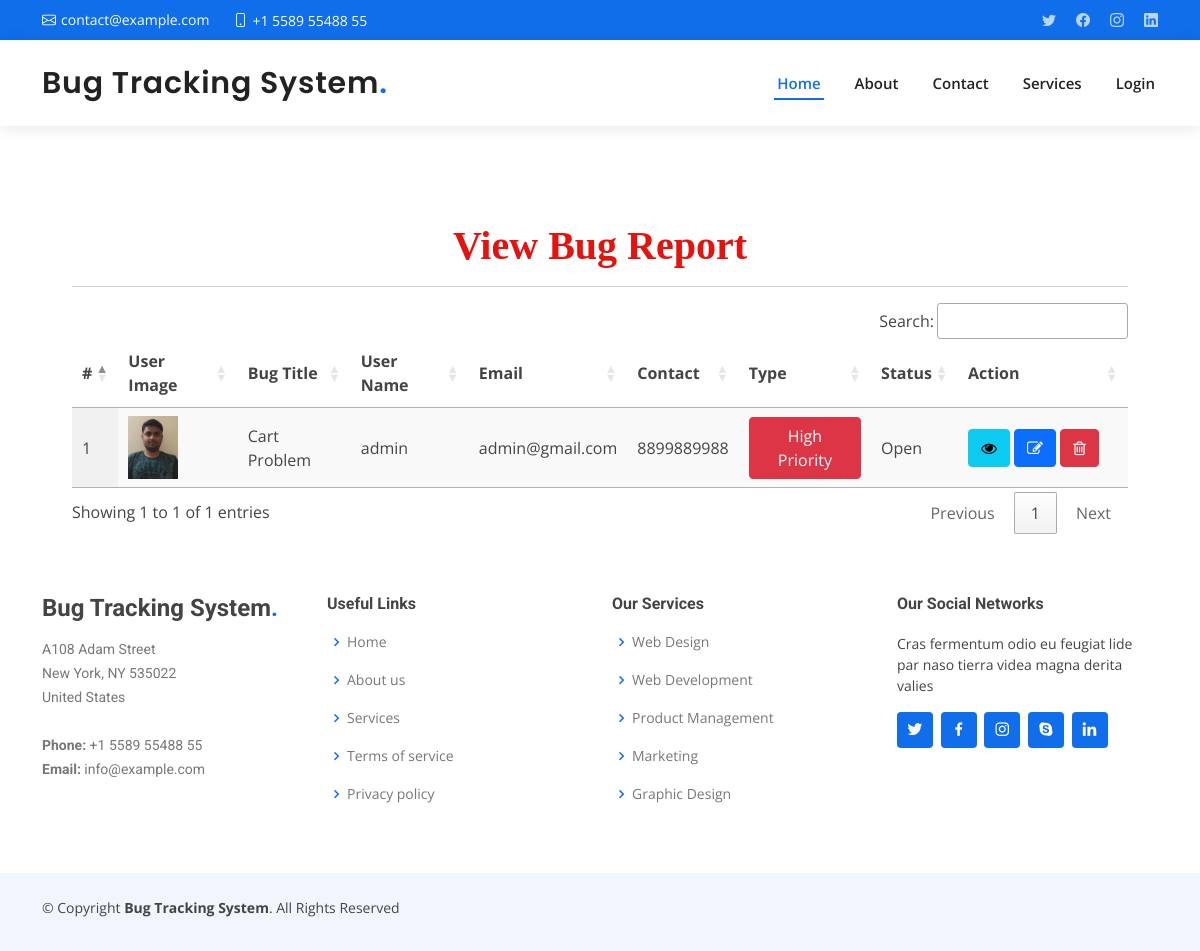
The page /bug-report on the database its author committed.
### bugapp/models.py (models this page shows, shortened)
class Bug(models.Model):
    project = models.ForeignKey(Project, on_delete=models.CASCADE, null=True, blank=True, related_name='project')
    creator = models.ForeignKey(UserProfile, on_delete=models.CASCADE, null=True, blank=True, related_name='creator')
    assign_by = models.ForeignKey(UserProfile, on_delete=models.CASCADE, null=True, blank=True, related_name='assign_by')
    assign_to = models.ForeignKey(UserProfile, on_delete=models.CASCADE, null=True, blank=True, related_name='assign_to')
    title = models.CharField(max_length=200, null=True, blank=True)
    priority = models.CharField(max_length=200, null=True, blank=True)
    bug_level = models.CharField(max_length=200, null=True, blank=True)
    tester_code = models.CharField(max_length=200, null=True, blank=True)
    description = models.TextField(null=True, blank=True)
    status = models.IntegerField(choices=BUGSTATUS, null=True, blank=True, default=0)
    bug_type = models.IntegerField(choices=BUGTYPE, null=True, blank=True, default=0)
    file = models.FileField(null=True, blank=True)
    created = models.DateTimeField(null=True, auto_now_add=True, blank=True)
    updated = models.DateTimeField(auto_now=True, null=True, blank=True)

class UserProfile(models.Model):
    user = models.ForeignKey(User, on_delete=models.CASCADE, null=True, blank=True)
    userrole = models.IntegerField(choices=USERROLE, null=True, blank=True, default=0)
    contact = models.CharField(max_length=100, null=True, blank=True)
    department = models.CharField(max_length=100, null=True, blank=True)
    address = models.CharField(max_length=100, null=True, blank=True)
    gender = models.CharField(max_length=100, null=True, blank=True)
    dob = models.DateField(null=True, blank=True)
    file = models.FileField(null=True, blank=True)

### bugapp/views.py (the view)
# urls.py: path('bug-report', bug_report, name='bug_report'),
def bug_report(request):
    bug = Bug.objects.all()
    return render(request, 'bug_report.html', {'bug': bug})

### bugapp/templates/bug_report.html (shortened to what this page needs)
{% extends 'index.html' %}
{% load static %}
{% block body %}
  <link rel='stylesheet' type='text/css' href="https://cdn.datatables.net/1.10.21/css/jquery.dataTables.min.css">
  <link rel='stylesheet' type='text/css' href="https://cdn.datatables.net/buttons/1.6.2/css/buttons.dataTables.min.css">
<div class="container-fluid" style="width:90%;margin-top:8%">
                    <div class="container-fluid">
                        <h1 align="center" style="font-weight:bold;font-family : 'Monotype Corsiva' ; color : #E6120E ;margin-top:4%">View Bug Report</h1>
                         </div><hr>
                                <table id="example" class="display" style="width:100%">
                                  <thead>
                                    <tr>
                                      <th>#</th>
                                      <th>User Image</th>
                                      <th>Bug Title</th>
                                      <th>User Name</th>
                                      <th>Email</th>
                                      <th>Contact</th>
                                      <th>Type</th>
                                      <th>Status</th>
                                      <th>Action</th>
                                  </tr>
                              </thead>
                              <tbody>
                              {% for i in bug %}
                                <tr>
                                  <td>{{forloop.counter}}</td>
                                  <td>
                                      {% if i.creator.file %}
                                        <img src="{{i.creator.file.url}}" style="width:50px">
                                      {% endif %}
                                  </td>
                                  <td>{{i.title}}</td>
                                  <td>{{i.creator.user.username}}</td>
                                  <td>{{i.creator.user.email}}</td>
                                  <td>{{i.creator.contact}}</td>
                                  <td>
                                      <button class="btn {% if i.bug_type == 1 %}btn-danger{% elif i.bug_type == 2 %}btn-warning{% elif i.bug_type == 3 %}btn-info{% endif %}">{{i.get_bug_type_display}}</button>
                                  </td>
                                  <td>{{i.get_status_display}}</td>
                                  <td style="width:150px">
                                      <a href="/bug-detail/{{i.id}}"><button class="btn btn-info" ><i class="fa fa-eye"></i></button></a>
                                      <a href="/edit-bug/{{i.id}}"><button class="btn btn-primary"><i class="fa fa-edit"></i></button></a>
                                      <a href="/delete-bug/{{i.id}}"><button class="btn btn-danger" onclick="return confirm('Are you sure?')"><i class="fa fa-trash-o"></i></button></a>
                                  </td>
                              </tr>
                              {% endfor %}
                          </tbody>
                      </table>
                  </div>
{% endblock %}

### bugapp/static/assets/css/style.css (style rules this page uses)
body { font-family: "Open Sans", sans-serif; color: #444444; }
a { color: #106eea; text-decoration: none; }
h1, h2, h3, h4, h5, h6 { font-family: "Roboto", sans-serif; }

### rows shown on the page
Bug: creator.file (picture), title "Cart Problem", creator.user.username "admin", creator.user.email "admin@gmail.com", creator.contact "8899889988", bug_type "High Priority", status "Open"
